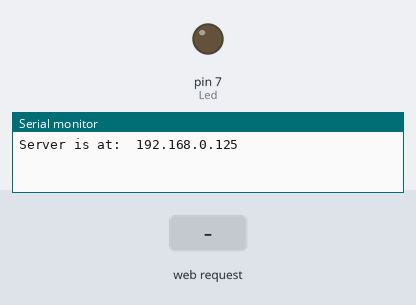
A sketch run on a simulated Arduino Uno, built for the host (arithmetic inside an expression is 32-bit, double 64-bit). Shown: output pins drawn as LEDs (lit = HIGH), the last lines printed to the serial monitor. The inputs (shaded band) are chosen by the test bench. WiFi joins after 1.5 s; servers stay silent unless stated.

Above: at 1.2 s.
1.3 s: HTTP request GET /?Led=ON received
At 2.3 s:
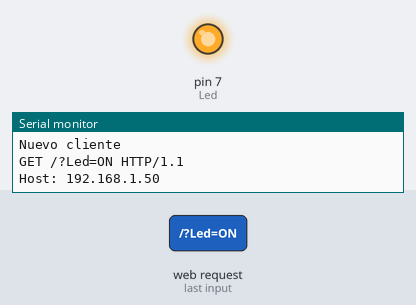
2.8 s: HTTP request GET /?Led=OFF received
At 3.4 s:
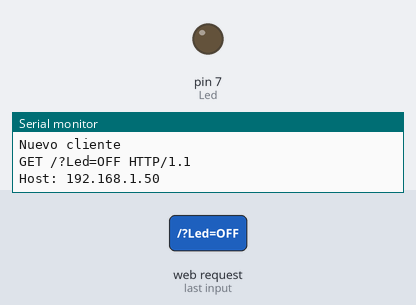
Timing chart, 0 to 5.8 s (numbered marks = the images above; inputs shaded):
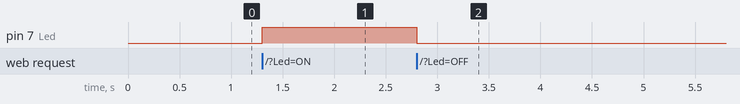

Measured:
- after the input at 1.3 s, pin 7 (Led): LOW → HIGH at once
- after the input at 2.8 s, pin 7 (Led): HIGH → LOW at once

The sketch:

RemoteWebLamp.ino
```cpp
#include <SPI.h>
#include <Ethernet.h>

byte mac[]={0xDE, 0xAD, 0xBE, 0xEF, 0xFE, 0xED};
IPAddress ip(192, 168, 0, 125);
EthernetServer server(80);

int Led = 7;
String statusLed = "OFF";

void setup() {
  pinMode(Led,OUTPUT);
  delay(10);

  Serial.begin(9600);

  Ethernet.begin(mac, ip);
  server.begin();

  Serial.print("Server is at:  ");
  Serial.println(Ethernet.localIP());
}

void loop() {
  EthernetClient client = server.available();
  if (client) {
    Serial.println(F("\nNuevo cliente\n"));
    boolean Blanks = true;
    String cadena;

    while (client.connected()) {
      if (client.available()) {
        char r = client.read(); // Request
        Serial.write(r);
        cadena.concat(r);

        int Position1 = cadena.indexOf("Led=");

        if(cadena.substring(Position1) == "Led=ON") {
          digitalWrite(Led, HIGH);
          statusLed="ON";
        }
        if(cadena.substring(Position1)=="Led=OFF") {
          digitalWrite(Led,LOW);
          statusLed="OFF";
        }

        if (r == '\n' && Blanks) {
          client.println("HTTP/1.1 200 OK");
          client.println("Content-Type: text/html");
          client.println();

          client.println("<!DOCTYPE html>");
          client.println("<html lang='en'>");
          client.println("<head>");
            client.println("<meta charset='UTF-8'>");
            client.println("<meta name='viewport' content='width=device-width, initial-scale=1.0'>");
            client.println("<link rel='shortchut icon' type='image/x-icon' href='https://brianlewyn.github.io/RemoteWebLamp/assets/img/BrianLewyn.ico'>");
            client.println("<link rel='stylesheet' href='https://brianlewyn.github.io/RemoteWebLamp/assets/style.css'>");
            client.println("<title>Remote Web Lamp</title>");
          client.println("</head>");
          client.println("<body>");

            client.println("<a href='192.168.0.125'>");
              client.println("<img src='https://brianlewyn.github.io/RemoteWebLamp/assets/img/BrianLewyn.svg'>");
            client.println("</a>");

            client.println("<div class='box'>");
              client.println("<h1>Remote Web Lamp</h1>");

              client.println("<div class='controls'>");
                client.println("<h2>Btn Led Lamp</h2>");

                client.println("<div class='btns'>");
                  client.println("<button class='btn:ON' onClick=location.href='./?Led=ON\'>ON</button>");
                  client.println("<button class='btn:OFF' onClick=location.href='./?Led=OFF\'>OFF</button>");
                client.println("</div>");

                client.print("<h3 class='status:");
                  client.print(statusLed);
                    client.print("'>Status: ");
                      client.print(statusLed);
                client.println("</h3>");
              client.println("</div>");
            client.println("</div>");

            client.println("<div class='frame'>");
              client.print("<div class='img:");
                client.print(statusLed);
              client.println("'></div>");
            client.println("</div>");

          client.println("</body>");
          client.println("</html>");
          break;
        }
        if (r == '\n') {Blanks = true;}
        else if (r != '\r') {Blanks = false;}
      }
    }
    delay(10);
    client.stop();
  }
}
```
